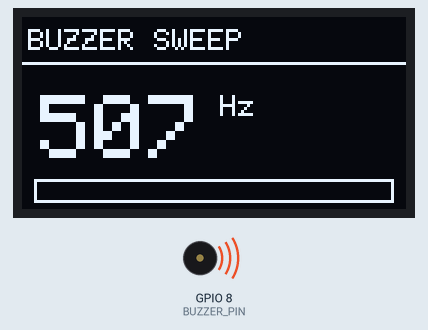
This sketch was run on a simulated ESP32. Parts: 128×64 one-colour display, buzzer (waves = sounding). What the sketch prints to the serial monitor is not drawn.

Above: at 0.21 s.
At 10.02 s:
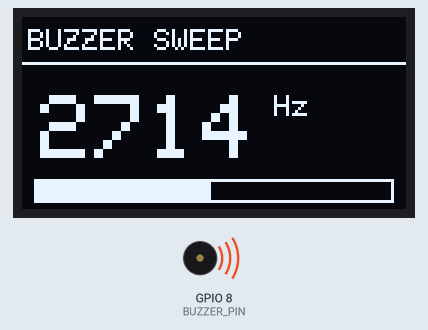
At 19.82 s:
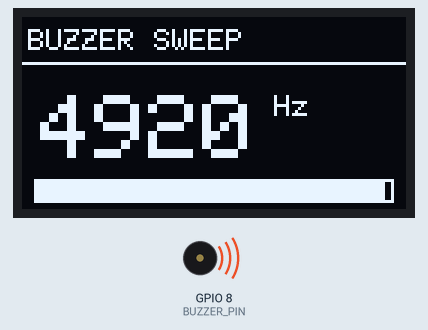
At 39.74 s:
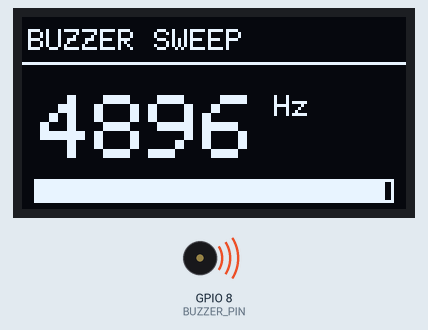
Timing chart, 0 to 40.0 s (numbered marks = the images above):
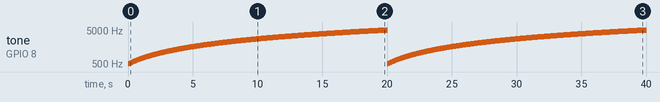

Measured:
- by itself, tone on GPIO 8 (BUZZER_PIN): plays 507 Hz for 0.06 s, 520 Hz for 0.06 s, 532 Hz for 0.06 s, 545 Hz for 0.06 s, 557 Hz for 0.06 s, 569 Hz for 0.06 s … (718 notes in this stretch)

The sketch:

00h_buzzer_resonance.ino
```cpp
/*
 * M0h - Find the buzzer's resonant frequency.
 *
 * A passive piezo is a tuned mechanical resonator, not a speaker.  At its
 * resonant peak it is far louder than a few hundred Hz either side - easily a
 * 10-20 dB difference - so "quiet" usually means "driven at the wrong pitch"
 * rather than "underpowered".
 *
 * Sweeps 500 Hz -> 5000 Hz over 20 s and shows the current frequency on the
 * OLED and serial.  Note the number when it is loudest; that is the pitch the
 * firmware should use for every beep from now on.
 *
 * Buzzer on D9 and the - rail.
 */

#include <Wire.h>
#include <Adafruit_GFX.h>
#include <Adafruit_SSD1306.h>

static const int BUZZER_PIN = D9;
static const int LEDC_CH    = 0;

static const int   F_LO  = 500;
static const int   F_HI  = 5000;
static const unsigned long SWEEP_MS = 20000;

Adafruit_SSD1306 display(128, 64, &Wire, -1);
static bool haveDisplay = false;

void setup() {
  Serial.begin(115200);
  Wire.begin();
  haveDisplay = display.begin(SSD1306_SWITCHCAPVCC, 0x3C);

  // ledcWriteTone() drives a 50% duty square wave, which is already the
  // loudest a single-ended piezo drive can be at a given voltage.
  ledcSetup(LEDC_CH, 1000, 8);
  ledcAttachPin(BUZZER_PIN, LEDC_CH);

  Serial.println();
  Serial.println(F("##### M0h - buzzer resonance sweep #####"));
  Serial.println(F("500 -> 5000 Hz over 20 s. Note the Hz when it is LOUDEST."));
}

void loop() {
  unsigned long el = millis() % SWEEP_MS;
  int f = F_LO + (int)((long)(F_HI - F_LO) * el / SWEEP_MS);
  ledcWriteTone(LEDC_CH, f);

  if (haveDisplay) {
    display.clearDisplay();
    display.setTextColor(SSD1306_WHITE);
    display.setTextSize(1);
    display.setCursor(2, 4);
    display.print(F("BUZZER SWEEP"));
    display.drawFastHLine(0, 15, 128, SSD1306_WHITE);

    display.setTextSize(3);
    display.setCursor(6, 26);
    display.print(f);
    display.setTextSize(1);
    display.print(F(" Hz"));

    int w = (int)(120L * el / SWEEP_MS);
    display.drawRect(4, 54, 120, 8, SSD1306_WHITE);
    display.fillRect(4, 54, w < 1 ? 1 : w, 8, SSD1306_WHITE);
    display.display();
  }

  static unsigned long last = 0;
  if (millis() - last > 500) { last = millis(); Serial.print(f); Serial.println(F(" Hz")); }
  delay(30);
}
```
